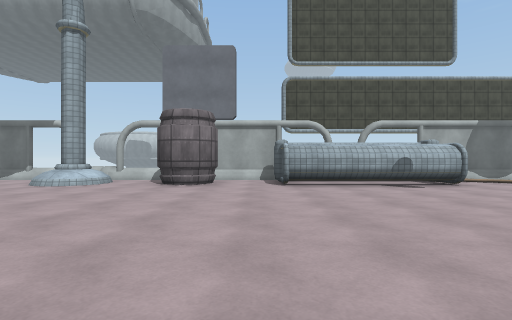
view 1 (above)

24 first-person views from a walk through a 3-D level made in the Unity game engine. The camera is 1.2 m above the floor, looks level and sees 85° across. The floor is counted in squares, 2 m on a side. Each view is taken from the middle of a square. On the plan, view 1 faces up. The plan holds only what a view shows up to about 9 squares ahead; the rest is blank. The place goes on beyond the plan. Some animated figures are not drawn. Surface patterns are stand-ins for the level's own textures.

view 2
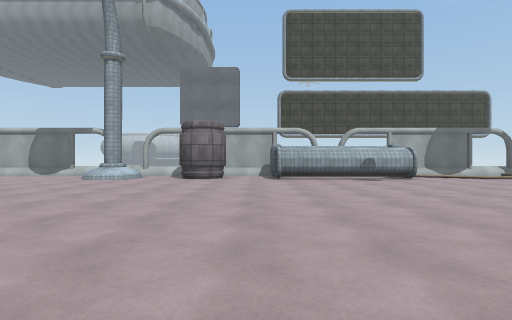

view 3
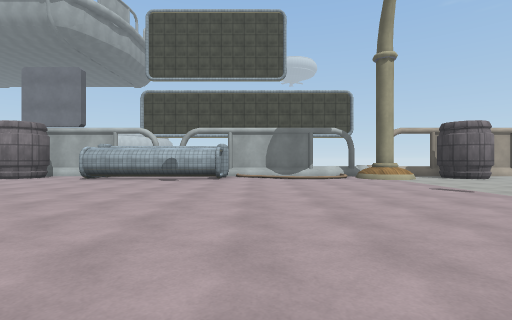

view 4
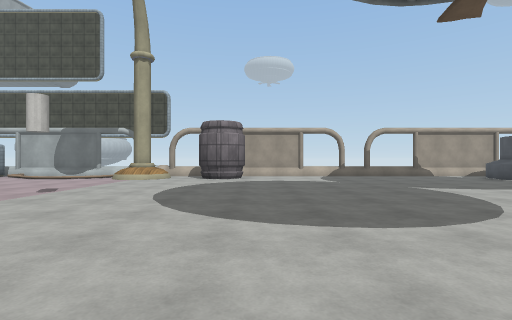

view 5
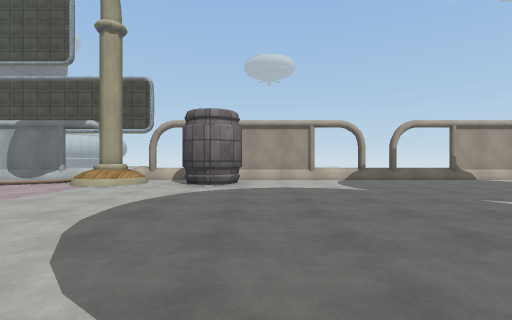

view 6
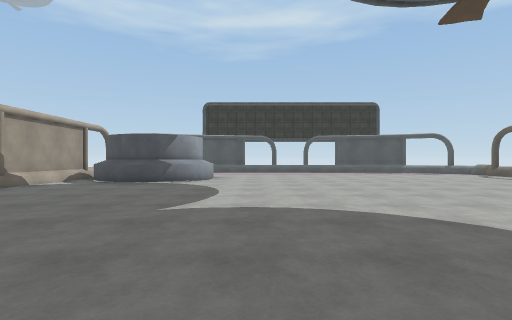

view 7
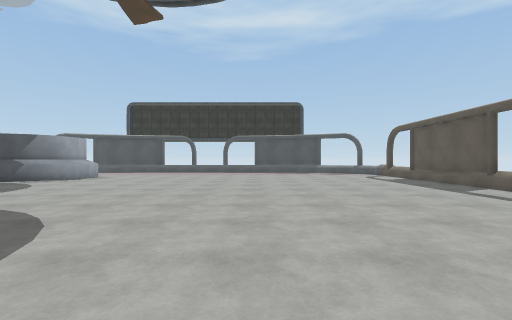

view 8
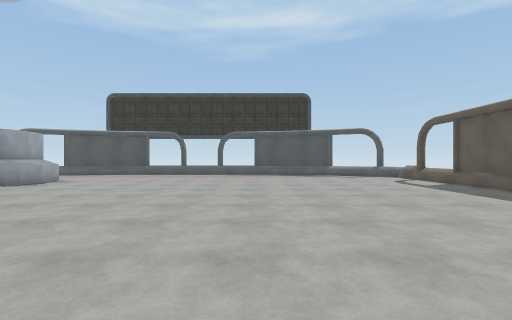

view 9
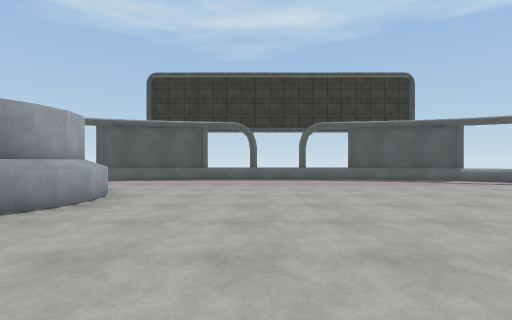

view 10
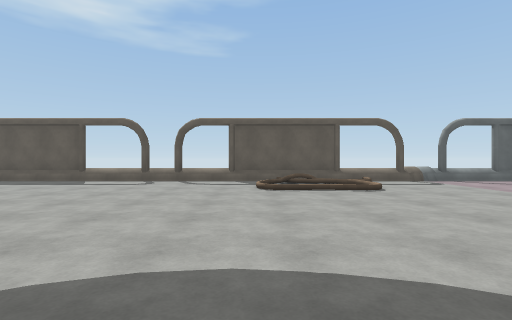

view 11
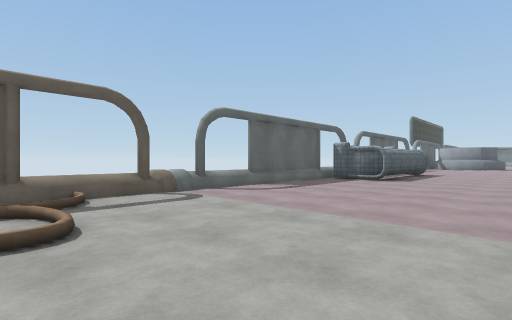

view 12
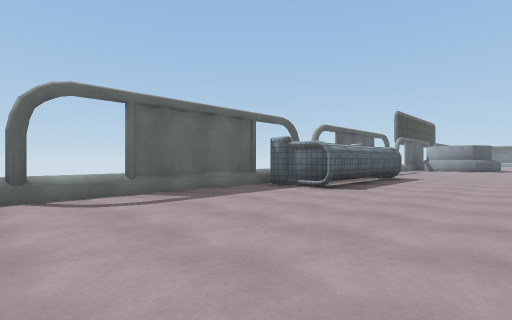

view 13
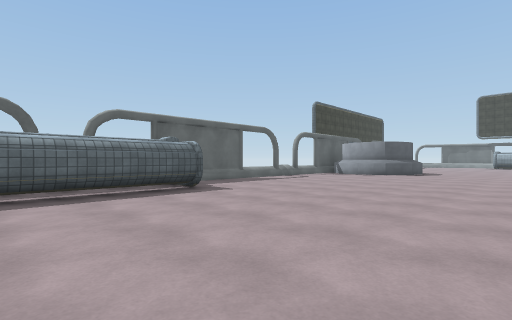

view 14
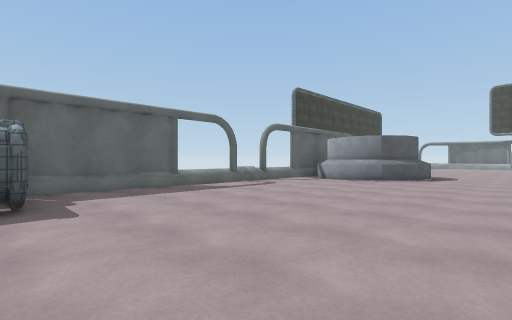

view 15
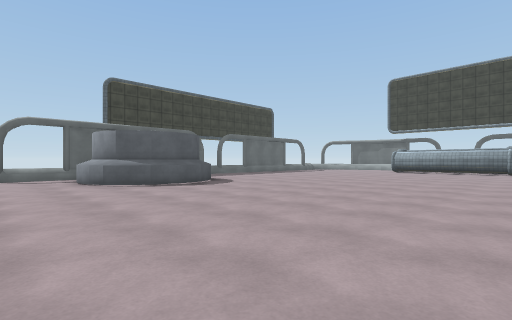

view 16
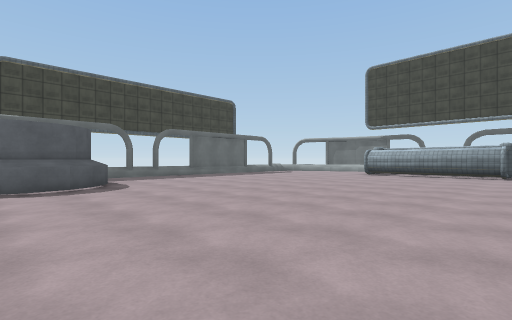

view 17
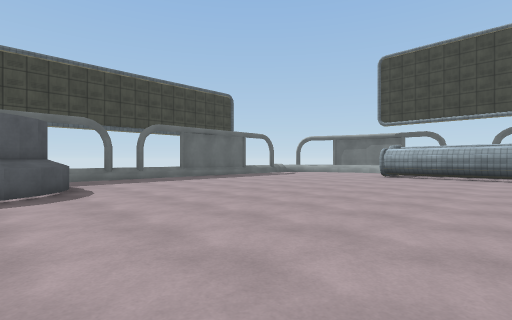

view 18
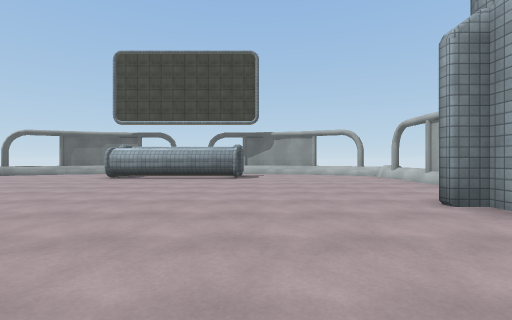

view 19
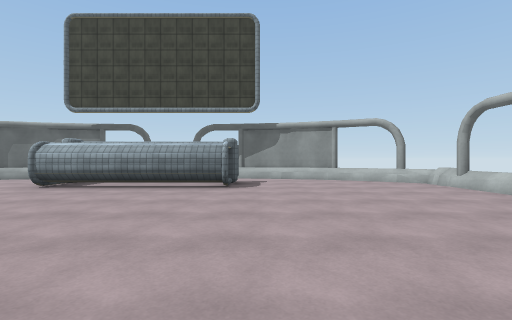

view 20
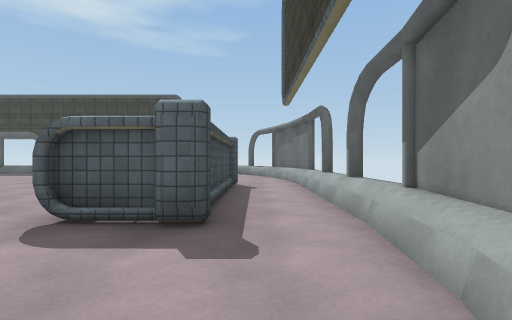

view 21
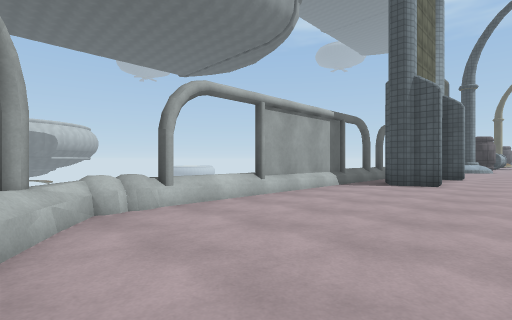

view 22
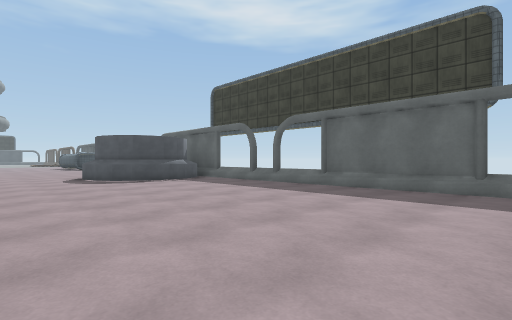

view 23
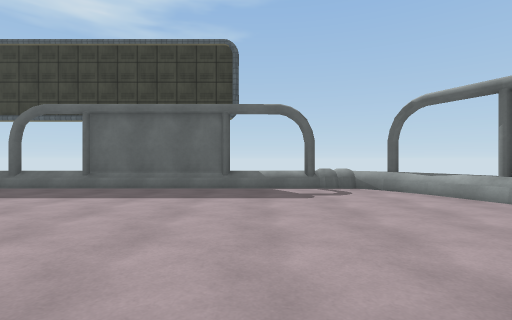

view 24
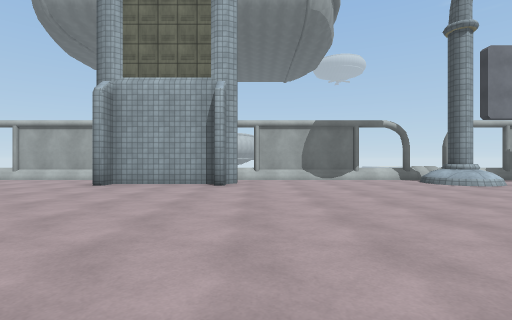

### Floor plan
Key: @ floor where view 1 was taken; # wall or solid block; x gap in a wall; . floor; / step, stairs or slope; = window, fence, low wall or low ledge; O other object.
Columns run from 23 left of view 1 to 28 right of it. Each row starts with its distance up from view 1.
  9    =#=###### ####=##=####        #########=####
  8   #......... .....#/.x..#   #######OO.........O
  7  #=......####.....#/.O#.#####....#=O#........O    =
  6  #...........................................O   .##
  5  #...........................................OOO...#
  4 ##.................................................#
  3 #..##............................................../
  2 #..##..............................................#
  1 #..##............................ .................=
  0 #..##..................@........   ................/
 -1 #..##..............................................#
 -2 ##.................................................#
 -3  #...........OOOO..................................#
 -4  #...........O  O.......#####........./...........##
 -5  #=..........O  O......##   #......////...........=
 -6   #=#/###/##/  ##/=#/###    ####/=#=###/##/####/=

Positions as (right, up) in squares from view 1, and headings:
1: (0, 0), facing up
2: (0, -2), facing up
3: (6, -2), facing up
4: (14, -2), facing up
5: (14, 0), facing up
6: (14, 3), facing right
7: (14, -1), facing right
8: (16, -1), facing right
9: (19, 2), facing right
10: (15, 2), facing down
11: (13, -1), facing down-left
12: (10, -1), facing down-left
13: (4, 1), facing down-left
14: (1, 0), facing down-left
15: (-5, 4), facing down-left
16: (-8, 4), facing down-left
17: (-9, 3), facing down-left
18: (-10, 4), facing left
19: (-13, 4), facing left
20: (-21, 6), facing down
21: (-21, 5), facing up-right
22: (-18, 0), facing down-right
23: (-18, 0), facing down
24: (-10, 0), facing up
